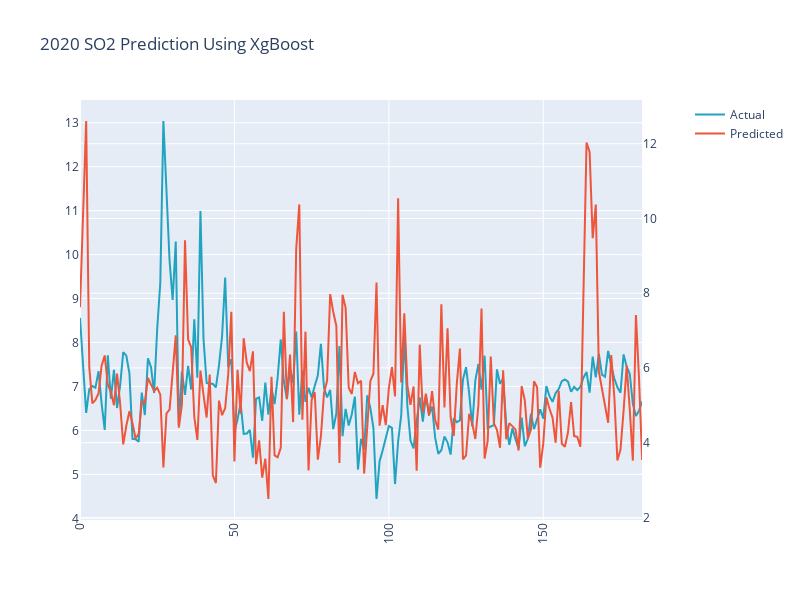

Here is the notebook cell this chart was saved with:
### Code cell
import plotly.graph_objects as go
from plotly.subplots import make_subplots

trace1 = go.Scatter(
   
    y=df_xg.iloc[:,-1],
    name="Actual",
    marker=dict(
        color='rgb(34,163,192)'
               )
)
trace2 = go.Scatter(
    y=df_xg.iloc[:,0],
    
    name='Predicted',
    yaxis='y2'

)
fig = make_subplots(specs=[[{"secondary_y": True}]])
fig.add_trace(trace1)
fig.add_trace(trace2,secondary_y=True)
fig['layout'].update(height = 600, width = 800, title = "2020 SO2 Prediction Using XgBoost",xaxis=dict(
      tickangle=-90
    ))
fig.show()

### Figure 1 — Plotly figure (JSON) as saved in the notebook; plotly's stock layout.template omitted (floating-point values rounded to 4 significant figures; data arrays with more than 128 entries replaced by an {"elided": "..."} marker saying what was removed)
{"data": [{"marker": {"color": "rgb(34,163,192)"}, "name": "Actual", "type": "scatter", "y": {"elided": "183 float values"}}, {"name": "Predicted", "type": "scatter", "xaxis": "x", "y": {"elided": "183 float values"}, "yaxis": "y2"}], "layout": {"height": 600, "title": {"text": "2020 SO2 Prediction Using XgBoost"}, "width": 800, "xaxis": {"anchor": "y", "domain": [0, 0.94], "tickangle": -90}, "yaxis": {"anchor": "x", "domain": [0, 1]}, "yaxis2": {"anchor": "x", "overlaying": "y", "side": "right"}}}
